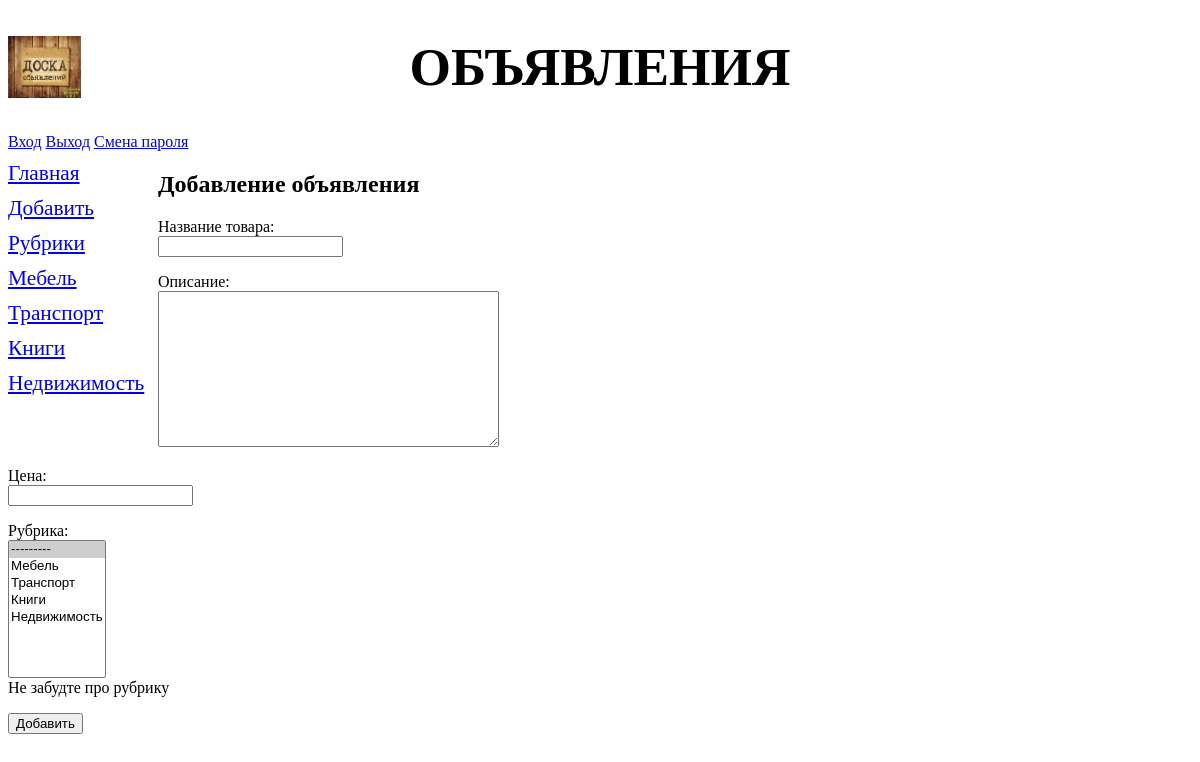
The page /bboard/add/ on the database its author committed.
### bboard/models.py (models this page shows)
class Rubric(models.Model):
    name = models.CharField(max_length=20, db_index=True, verbose_name='Название')
    order = models.SmallIntegerField(default=0, db_index=True)
    objects = models.Manager()
    bbs = RubricManager()
    def __str__(self):
        return self.name
    class Meta:
        verbose_name_plural = 'Рубрики'
        verbose_name = 'Рубрика'
        ordering = ['order', 'name']

### bboard/views.py (the view)
# urls.py: path('add/', BbCreateView.as_view(), name='add'),
class BbCreateView(CreateView):
    template_name = 'bboard/create.html'
    form_class = BbForm
    success_url = '/bboard/'
    def get_context_data(self, **kwargs):
        context = super().get_context_data(**kwargs)
        context['rubrics'] = Rubric.objects.all()
        return context

### bboard/forms.py (shortened to what this page needs)
class BbForm(forms.ModelForm):
    title = forms.CharField(label='Название товара', validators=[validators.RegexValidator(regex='^.{4,}$')],
                            error_messages={'invalid': 'Короткое название'})
    price = forms.DecimalField(label='Цена', decimal_places=2)
    rubric = forms.ModelChoiceField(queryset=Rubric.objects.all(), label='Рубрика',
                                    help_text='Не забудте про рубрику', widget=forms.widgets.Select(attrs={'size': 8}))
    class Meta:
        model = Bb
        fields = ('title', 'content', 'price', 'rubric')
        labels = {'title': 'Название товара'}

### bboard/templates/bboard/create.html (shortened to what this page needs)
{% extends "layout/base.html" %}
{% block content %}
<h2>Добавление объявления</h2>
<form method="post">
    {% for field in form.visible_fields %}
    <p>{{ field.label_tag }}<br>{{ field }}<br>{{ field.help_text }}</p>
    {% endfor %}
    <input type="submit" value="Добавить">
</form>
{% endblock %}

### bboard/templates/layout/base.html (shortened to what this page needs)
<!DOCTYPE html>
{% load static %}
<html lang="ru">
<head>
    <link rel="stylesheet" type="text/css" href="{% static 'bboard/style.css' %}">
</head>
<body>
    <header>
        <h1>Объявления</h1>
        <a href="{% url 'login' %}">Вход</a>
        <a href="{% url 'logout' %}">Выход</a>
        <a href="{% url 'password_change' %}">Смена пароля</a>
    </header>
    <nav>
        <a href="{% url 'index' %}">Главная</a>
        <a href="{% url 'add' %}">Добавить</a>
        <a href="{% url 'rubrics' %}">Рубрики</a>
        {% for rubric in rubrics %}
        <a href="{% url 'by_rubric' rubric.pk %}">
            {{ rubric.name }}</a>
        {% endfor %}
    </nav>
    <section>
        {% block content %}
        {% endblock %}
    </section>
</body>
</html>

### bboard/static/bboard/style.css (style rules this page uses)
header h1 { font-size: 40pt; text-transform: uppercase; text-align: center; background: url("logo.jpg") left / auto 100% no-repeat; }
nav { font-size: 16pt; width: 150px; float: left; }
nav a { display: block; margin: 10px 0px; }
section { mafgin-left: 170px; }

### rows shown on the page
Rubric: name "Мебель"
Rubric: name "Транспорт"
Rubric: name "Книги"
Rubric: name "Недвижимость"

### other values the page prints
{{ field.label_tag }} "Название товара:" "Описание:" "Цена:" "Рубрика:"
{{ field.help_text }} "Не забудте про рубрику"
